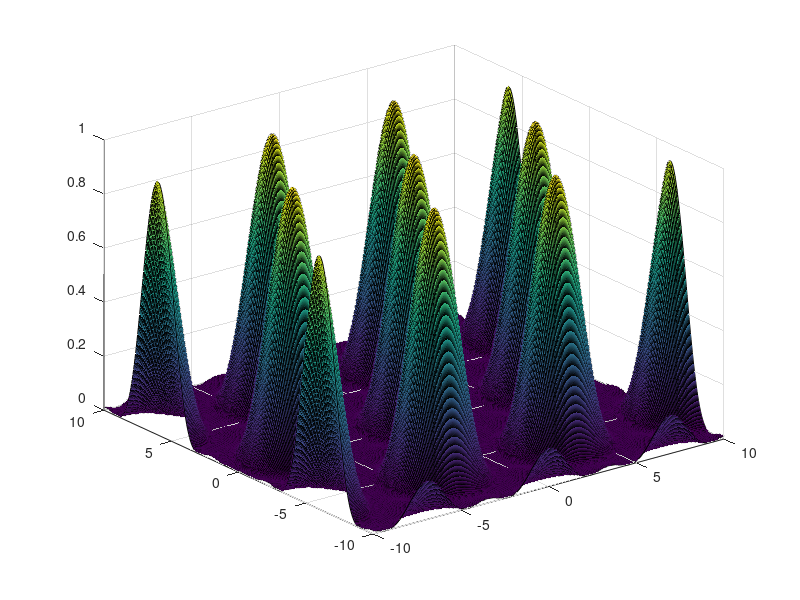

The MATLAB script that drew this image: (Note: this script raises an error after producing the figure.)
close all 
clear all
la = 6;
k = 2*pi/la;
% k1 = [1,0];
% k2 = [-0.5,(-sqrt(3)/2)];
% k3 = [0.5,(-sqrt(3)/2)];
theta = (pi/180)*60;
theta2 = (pi/180)*120;
ori = (pi/180)*0;
% Getting values for x- and y-axis
x=-10:0.05:10;
y=-10:0.05:10;
[xx,yy] = meshgrid(x,y);
i = sqrt(-1);
% WaveDes1 = (1+real(exp(i*k*xx.*sin(0)+i*k*yy.*cos(0))))*0.5;
% WaveDes2 = (1+real(exp(i*k*xx.*sin(theta)+i*k*yy.*cos(theta))))*0.5;
% WaveDes3 = (1+real(exp(i*k*xx.*sin(theta2)+i*k*yy.*cos(theta2))))*0.5;
WaveDes1 = (1+cos(k*xx.*sin(ori)+k*yy.*cos(ori)))*0.5;
WaveDes2 = (1+cos(k*xx.*sin(ori+theta)+k*yy.*cos(ori+theta)))*0.5;
WaveDes3 = (1+cos(k*xx.*sin(ori+theta2)+k*yy.*cos(ori+theta2)))*0.5;
WavePro =  WaveDes1.*WaveDes2.*WaveDes3;

figure(1)
f1 = surf(xx,yy,WavePro);
f1.EdgeColor = 'none';
colorbar
figure(2)
contour(xx,yy,WavePro,20);
colorbar
grid on
WaveDes11 = cos((k/sqrt(2))*((cos(0)+sin(0))*xx+(cos(0)-sin(0))*yy));
WaveDes22 = cos((k/sqrt(2))*((cos(theta)+sin(theta))*xx+(cos(theta)-sin(theta))*yy));
WaveDes33 = cos((k/sqrt(2))*((cos(theta2)+sin(theta2))*xx+(cos(theta2)-sin(theta2))*yy));
% 
% figure(5)
% f5 = surf(xx,yy,WaveDes11);
% f5.EdgeColor = 'none';
% colorbar
% figure(6)
% f6 = surf(xx,yy,WaveDes22);
% f6.EdgeColor = 'none';
% colorbar
% figure(7)
% f7 = surf(xx,yy,WaveDes33);
% f7.EdgeColor = 'none';
% colorbar



WavePro2 =  ((WaveDes1+WaveDes2+WaveDes3-1))/2;%
%WavePro2 = (2/3)*((WaveDes1+WaveDes2+WaveDes3)*(1/3)+0.5);
WavePro2(WavePro2<0)=0;
figure(3)
f1 = surf(xx,yy,WavePro2);
f1.EdgeColor = 'none';
colorbar
figure(4)
contour(xx,yy,WavePro2,20);
colorbar
grid on
figure(123)
f123 = surf(xx,yy,WavePro2); hold on;
f1231 = surf(xx,yy,WavePro);
f123.EdgeColor = 'none';
f1231.EdgeColor = 'none';

%%%slice 
slice1 = WavePro(1,:);
slice2 = WavePro2(1,:);
figure(124)
plot(x,slice1,x,slice2);
% SNR = 20;
% grid on
% ANW1 = awgn(WaveDes1,SNR);
% ANW2 = awgn(WaveDes2,SNR);
% ANW3 = awgn(WaveDes3,SNR);
% figure(6)
% f6 = surf(xx,yy,ANW1);
% f6.EdgeColor = 'none';
% figure(7)
% f7 = surf(xx,yy,ANW2);
% f7.EdgeColor = 'none';
% figure(8)
% f8 = surf(xx,yy,ANW3);
% f8.EdgeColor = 'none';
% ANWT = ANW1.*ANW2.*ANW3;
% figure(9)
% f9 = surf(xx,yy,ANWT);
% f9.EdgeColor = 'none';
figure(10)
h1 = histogram(WavePro,100)
figure(11)
h2 = histogram(WavePro2,100)
h1v = h1.Values;
p1 = h1v / sum(h1v);
entropy1 = -sum(p1 .*log2(p1))+log2(0.01);
h2v = h2.Values;
p2 = h2v / sum(h2v);
entropy2 = -sum(p2 .*log2(p2))+log2(0.01);
different= entropy2-entropy1



